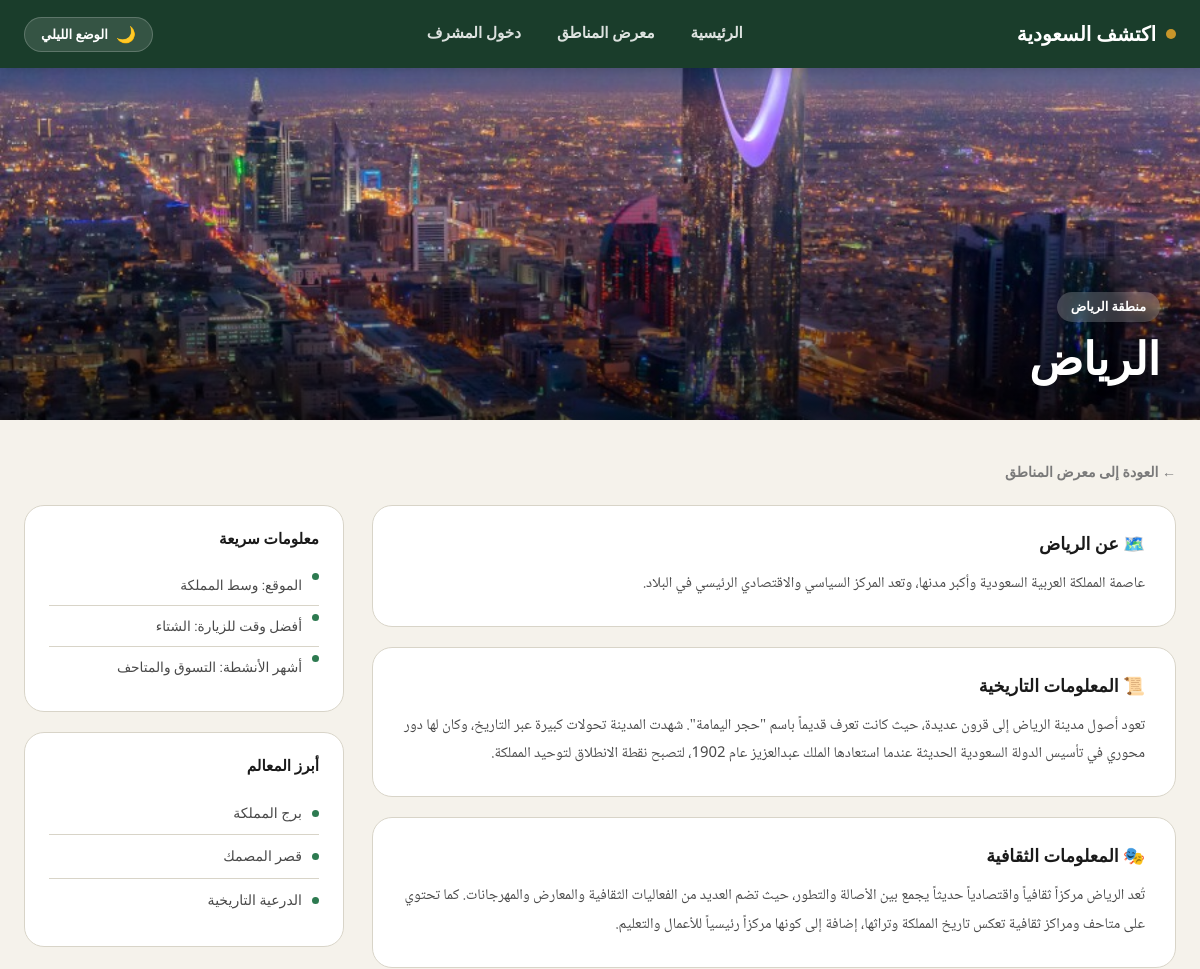
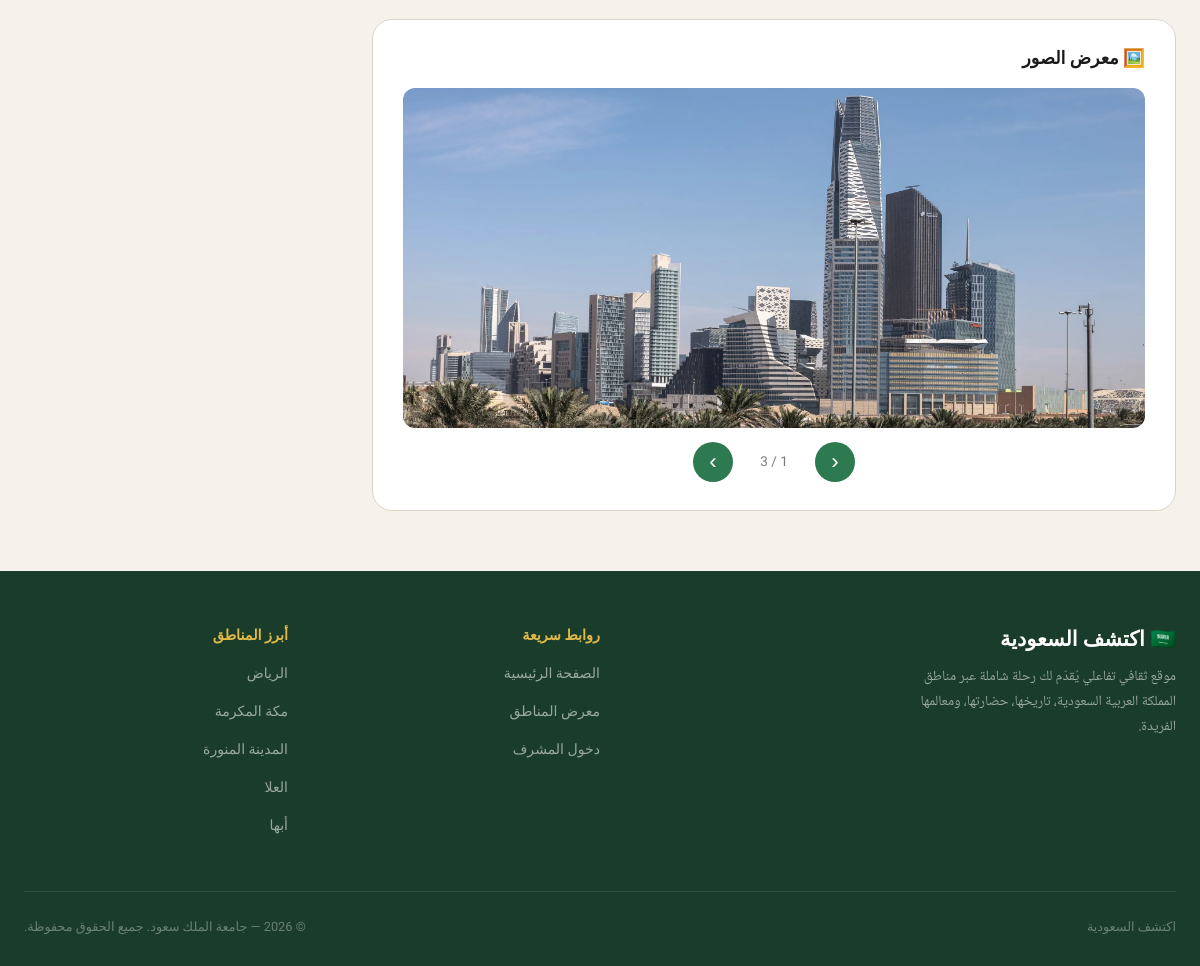
Page /details.php?id=1 on the committed database (2 pictures, top to bottom).
### tables this page shows
CREATE TABLE `places` (
  `id` int(11) NOT NULL,
  `name` varchar(100) NOT NULL,
  `type` varchar(50) NOT NULL,
  `description` text NOT NULL,
  `quick_info` text DEFAULT NULL,
  `historical_info` text NOT NULL,
  `cultural_info` text NOT NULL,
  `landmarks` text NOT NULL,
  `main_image` varchar(260) NOT NULL,
  `extra_image1` varchar(260) DEFAULT NULL,
  `extra_image2` varchar(260) DEFAULT NULL,
  `extra_image3` varchar(260) DEFAULT NULL
);

### details.php (the view, shortened to what this page needs)
<?php
include __DIR__ . '/includes/db.php';
$id  = (int)($_GET['id'] ?? 0);
$sql = "SELECT * FROM places WHERE id = $id LIMIT 1";
$res = mysqli_query($conn, $sql);
$row = mysqli_fetch_assoc($res);
$active_page = '';
include __DIR__ . '/includes/header.php';
$extras = array_values(array_filter([
    $row['extra_image1'],
    $row['extra_image2'],
    $row['extra_image3'],
]));
$quick_info = array_filter(array_map('trim', explode('،', $row['quick_info'])));
$landmarks = array_filter(array_map('trim', explode('،', $row['landmarks'])));
?>
<div class="details-hero">
  <img src="<?= htmlspecialchars($row['main_image']) ?>" alt="<?= htmlspecialchars($row['name']) ?>">
  <div class="details-hero-overlay"></div>
  <div class="details-hero-title">
    <span class="badge-white"><?= htmlspecialchars($row['type']) ?></span>
    <h1><?= htmlspecialchars($row['name']) ?></h1>
  </div>
</div>
<main class="details-body">
  <div class="container">
    <a href="/gallery.php" class="back-link">&#8592; العودة إلى معرض المناطق</a>
    <div class="details-grid">
      <div class="details-main">
        <div class="info-card animate-fade-up delay-1">
          <h3>🗺️ عن <?= htmlspecialchars($row['name']) ?></h3>
          <p><?= htmlspecialchars($row['description']) ?></p>
        </div>
        <div class="info-card animate-fade-up delay-2">
          <h3>📜 المعلومات التاريخية</h3>
          <p><?= htmlspecialchars($row['historical_info']) ?></p>
        </div>
        <div class="info-card animate-fade-up delay-3">
          <h3>🎭 المعلومات الثقافية</h3>
          <p><?= htmlspecialchars($row['cultural_info']) ?></p>
        </div>
        <?php if (!empty($extras)): ?>
          <div class="gallery-section animate-fade-up delay-4">
            <h3>🖼️ معرض الصور</h3>
            <?php if (count($extras) === 1): ?>
              <img class="single-img" src="<?= htmlspecialchars($extras[0]) ?>" alt="">
            <?php else: ?>
              <div class="slider-wrap">
                <img id="sliderImage" class="slider-main-img" src="<?= htmlspecialchars($extras[0]) ?>" alt="">
                <div class="slider-controls">
                  <button class="slider-btn" onclick="prevImage()">&#8249;</button>
                  <span class="slider-counter" id="sliderCounter">1 / <?= count($extras) ?></span>
                  <button class="slider-btn" onclick="nextImage()">&#8250;</button>
                </div>
              </div>
            <?php endif; ?>
          </div>
        <?php endif; ?>
      </div>
      <div class="details-sidebar">
        <?php if (!empty($quick_info)): ?>
          <div class="quick-info-card animate-fade-up delay-1">
            <h4>معلومات سريعة</h4>
            <?php foreach ($quick_info as $qi): ?>
              <div class="quick-item">
                <span class="item-dot"></span>
                <span><?= htmlspecialchars(trim($qi)) ?></span>
              </div>
            <?php endforeach; ?>
          </div>
        <?php endif; ?>
        <?php if (!empty($landmarks)): ?>
          <div class="landmarks-card animate-fade-up delay-2">
            <h4>أبرز المعالم</h4>
            <?php foreach ($landmarks as $lm): ?>
              <div class="landmark-item">
                <span class="item-dot"></span>
                <span><?= htmlspecialchars(trim($lm)) ?></span>
              </div>
            <?php endforeach; ?>
          </div>
        <?php endif; ?>
      </div>
    </div>
  </div>
</main>
<?php include __DIR__ . '/includes/footer.php'; ?>

### includes/header.php (shortened to what this page needs)
<!DOCTYPE html>
<html lang="ar" dir="rtl">
<head>
  <link rel="stylesheet" href="/style.css" />
</head>
<body>
<nav class="navbar" id="navbar">
  <div class="container nav-inner">
    <a href="/index.php" class="nav-logo">
      <span class="nav-logo-dot"></span>
      اكتشف السعودية
    </a>
    <ul class="nav-links">
      <li><a href="/index.php"        class="<?= ($active_page ?? '') === 'home'    ? 'active' : '' ?>">الرئيسية</a></li>
      <li><a href="/gallery.php"      class="<?= ($active_page ?? '') === 'gallery' ? 'active' : '' ?>">معرض المناطق</a></li>
      <li><a href="/admin/login.php"  class="<?= ($active_page ?? '') === 'admin'   ? 'active' : '' ?>">دخول المشرف</a></li>
    </ul>
    <div class="nav-actions">
      <button class="night-toggle" id="nightToggle">
        <span class="toggle-icon">🌙</span>
        <span id="toggleLabel">الوضع الليلي</span>
      </button>
    </div>
  </div>
</nav>

### includes/footer.php
<footer class="footer">
  <div class="container">
    <div class="footer-grid">
      <div class="footer-brand">
        <h3>🇸🇦 اكتشف السعودية</h3>
        <p>
          موقع ثقافي تفاعلي يُقدّم لك رحلة شاملة عبر مناطق المملكة العربية السعودية،
          تاريخها، حضارتها، ومعالمها الفريدة.
        </p>
      </div>
      <div class="footer-col">
        <h4>روابط سريعة</h4>
        <ul>
          <li><a href="/index.php">الصفحة الرئيسية</a></li>
          <li><a href="/gallery.php">معرض المناطق</a></li>
          <li><a href="/admin/login.php">دخول المشرف</a></li>
        </ul>
      </div>
      <div class="footer-col">
        <h4>أبرز المناطق</h4>
        <ul>
          <li><a href="/details.php?id=1">الرياض</a></li>
          <li><a href="/details.php?id=2">مكة المكرمة</a></li>
          <li><a href="/details.php?id=3">المدينة المنورة</a></li>
          <li><a href="/details.php?id=4">العلا</a></li>
          <li><a href="/details.php?id=7">أبها</a></li>
        </ul>
      </div>
    </div>
    <div class="footer-bottom">
      <span>اكتشف السعودية</span>
      <span>© <?= date('Y') ?> — جامعة الملك سعود. جميع الحقوق محفوظة.</span>
    </div>
  </div>
</footer>
</body>
</html>

### style.css (style rules this page uses)
:root { --green-dark: #1a3d2b; --green-mid: #246b46; --green-main: #2d7a50; --green-light: #3da36a; --gold: #c8962a; --gold-light: #e0b84a; --bg: #f5f2eb; --bg-alt: #edeae0; --surface: #ffffff; --surface-2: #f0ede4; --border: #d8d4c8; --shadow: rgba(0,0,0,0.10); --shadow-lg: rgba(0,0,0,0.18); --text-primary: #1a1a1a; --text-secondary: #4a4a4a; --text-muted: #7a7a7a; --font-display: 'Tajawal', sans-serif; --font-body: 'Noto Naskh Arabic', serif; --nav-h: 68px; --container: 1200px; --radius-sm: 6px; --radius-md: 12px; --radius-lg: 20px; --radius-xl: 32px; --transition: 0.3s cubic-bezier(0.4, 0, 0.2, 1); }
*, *::before, *::after { box-sizing: border-box; margin: 0; padding: 0; }
html { direction: rtl; scroll-behavior: smooth; }
body { font-family: var(--font-body); background-color: var(--bg); color: var(--text-primary); line-height: 1.75; min-height: 100vh; display: flex; flex-direction: column; transition: background-color var(--transition), color var(--transition); }
main { flex: 1; }
a { text-decoration: none; color: inherit; }
img { max-width: 100%; display: block; }
ul { list-style: none; }
h1,h2,h3,h4,h5,h6 { font-family: var(--font-display); font-weight: 800; line-height: 1.25; color: var(--text-primary); }
p { color: var(--text-secondary); font-size: 1rem; }
.container { max-width: var(--container); margin: 0 auto; padding: 0 24px; }
.navbar { position: fixed; top: 0; right: 0; left: 0; z-index: 1000; height: var(--nav-h); background: var(--green-dark); box-shadow: 0 2px 12px rgba(0,0,0,0.2); transition: background var(--transition), box-shadow var(--transition); }
.nav-inner { display: flex; align-items: center; justify-content: space-between; height: 100%; gap: 24px; }
.nav-logo { font-family: var(--font-display); font-size: 1.25rem; font-weight: 900; color: #fff; display: flex; align-items: center; gap: 10px; flex-shrink: 0; }
.nav-logo-dot { width: 10px; height: 10px; background: var(--gold); border-radius: 50%; flex-shrink: 0; }
.nav-links { display: flex; align-items: center; gap: 4px; flex: 1; justify-content: center; }
.nav-links a { font-family: var(--font-display); font-size: 0.95rem; font-weight: 600; color: rgba(255,255,255,0.85); padding: 8px 16px; border-radius: var(--radius-sm); transition: all var(--transition); }
.night-toggle { display: flex; align-items: center; gap: 8px; background: rgba(255,255,255,0.12); border: 1px solid rgba(255,255,255,0.2); border-radius: 99px; padding: 7px 16px; cursor: pointer; font-family: var(--font-display); font-size: 0.82rem; font-weight: 600; color: #fff; transition: all var(--transition); white-space: nowrap; }
.toggle-icon { font-size: 1rem; transition: transform 0.4s ease; }
.nav-actions { display: flex; align-items: center; gap: 10px; flex-shrink: 0; }
.footer { background: var(--green-dark); color: rgba(255,255,255,0.8); padding: 56px 0 28px; }
.footer-grid { display: grid; grid-template-columns: 2fr 1fr 1fr; gap: 48px; padding-bottom: 40px; border-bottom: 1px solid rgba(255,255,255,0.10); }
.footer-brand h3 { font-family: var(--font-display); font-size: 1.3rem; font-weight: 900; color: #fff; margin-bottom: 12px; }
.footer-brand p { color: rgba(255,255,255,0.55); font-size: 0.88rem; line-height: 1.8; max-width: 280px; }
.footer-col h4 { font-family: var(--font-display); font-size: 0.9rem; font-weight: 700; color: var(--gold-light); margin-bottom: 16px; }
.footer-col ul li { margin-bottom: 10px; }
.footer-col ul li a { color: rgba(255,255,255,0.55); font-family: var(--font-display); font-size: 0.88rem; transition: color var(--transition); }
.footer-bottom { display: flex; align-items: center; justify-content: space-between; padding-top: 24px; font-family: var(--font-display); font-size: 0.8rem; color: rgba(255,255,255,0.35); }
.animate-fade-up { animation: fadeUp 0.7s ease both; }
.delay-1 { animation-delay: 0.1s; }
.delay-2 { animation-delay: 0.2s; }
.delay-3 { animation-delay: 0.3s; }
.delay-4 { animation-delay: 0.4s; }

### rows in the picture
places: main_image (picture), type "منطقة الرياض", name "الرياض", description "عاصمة المملكة العربية السعودية وأكبر مدنها، وتعد المركز السياسي والاقتصادي الرئيسي في البلاد.", historical_info "تعود أصول مدينة الرياض إلى قرون عديدة، حيث كانت تعرف قديماً باسم \"حجر اليمامة\". شهدت المدينة تحولات كبيرة عبر التاريخ، وكان لها دور محوري في تأسيس الدولة السعودية الحديثة عندما استعادها الملك عبدالعزيز عام 1902، لتصبح نقطة الانطلاق لتوحيد المملكة.", cultural_info "تُعد الرياض مركزاً ثقافياً واقتصادياً حديثاً يجمع بين الأصالة والتطور، حيث تضم العديد من الفعاليات الثقافية والمعارض والمهرجانات. كما تحتوي على متاحف ومراكز ثقافية تعكس تاريخ المملكة وتراثها، إضافة إلى كونها مركزاً رئيسياً للأعمال والتعليم.", extra_image1 (picture), quick_info "الموقع: وسط المملكة", quick_info "أفضل وقت للزيارة: الشتاء", quick_info "أشهر الأنشطة: التسوق والمتاحف", landmarks "برج المملكة", landmarks "قصر المصمك", landmarks "الدرعية التاريخية"

### other values in the picture
count($extras) "3"
